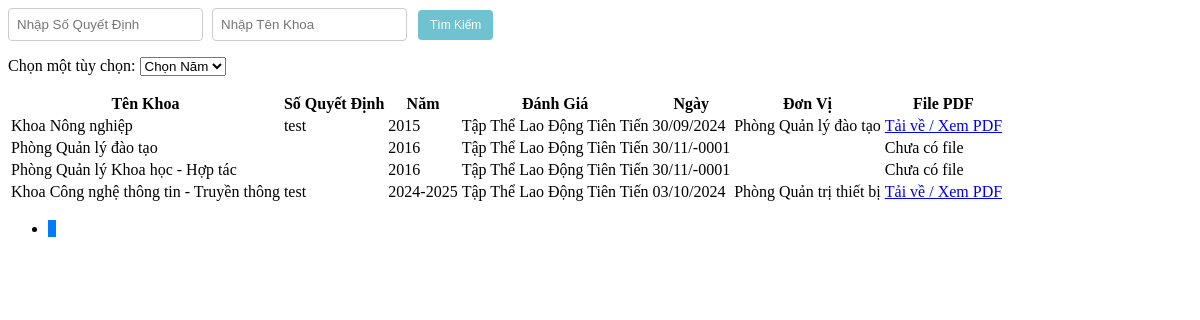
The app's page /Admin/danhgiaTTtientienview.php with its own data.
### tables this page shows
CREATE TABLE `danhgiatt` (
  `MaDGTT` int(20) NOT NULL,
  `MaKhoa` int(20) NOT NULL,
  `SoQD` varchar(100) NOT NULL,
  `Manam` int(20) NOT NULL,
  `DanhGia` varchar(50) NOT NULL DEFAULT 'Chờ Đánh Giá',
  `Ngay` date NOT NULL,
  `DonVi` varchar(30) NOT NULL,
  `FilePDF` varchar(50) DEFAULT NULL
);

CREATE TABLE `khoa` (
  `MaKhoa` int(20) NOT NULL,
  `TenKhoa` varchar(50) NOT NULL,
  `MoTa` varchar(100) NOT NULL
);

CREATE TABLE `nam` (
  `Manam` int(20) NOT NULL,
  `Nam` varchar(20) NOT NULL
);

### Admin/danhgiaTT.php (called while the page is built, shortened)
<?php
include('./Khoa.php');
include('./nam.php');
class DanhgiaTT {
    public static function layTongSoDanhGiaTT($conn) {
        $sql = "SELECT COUNT(*) FROM danhgiatt WHERE DanhGia IN ('Tập Thể Lao Động Tiên Tiến')";
        $result = $conn->query($sql);
        $row = $result->fetch_row();
        return $row[0];
    }
    public static function layDanhGiaTTPhanTrang($conn, $startFrom, $recordsPerPage) {
        $sql = "SELECT * FROM danhgiatt WHERE DanhGia IN ('Tập Thể Lao Động Tiên Tiến') ORDER BY Manam ASC LIMIT $startFrom, $recordsPerPage";
        $result = $conn->query($sql);
        $danhgiattList = array();
        if ($result->num_rows > 0) {
            while($row = $result->fetch_assoc()) {
                $khoa_obj = Khoa::layKhoa($conn, $row["MaKhoa"]);
                $nam_obj = Nam::laynam($conn, $row["Manam"]);
                $danhgiatt_obj = new DanhgiaTT();
                $danhgiatt_obj->MaDGTT = $row["MaDGTT"];
                $danhgiatt_obj->MaKhoa = $khoa_obj->TenKhoa;
                $danhgiatt_obj->SoQD = $row["SoQD"];
                $danhgiatt_obj->Manam = $nam_obj->Nam;
                $danhgiatt_obj->DanhGia = $row["DanhGia"];
                $danhgiatt_obj->Ngay = $row["Ngay"];
                $danhgiatt_obj->DonVi = $row["DonVi"];
                $danhgiatt_obj->FilePDF = $row["FilePDF"];
                $danhgiattList[] = $danhgiatt_obj;
            }
        }
        return $danhgiattList;
    }
}
?>

### Admin/Khoa.php (called while the page is built, shortened)
<?php
class Khoa {
    public static function layKhoa($conn, $id) {
        $sql = "SELECT * FROM Khoa WHERE MaKhoa = $id";
        $result = mysqli_query($conn, $sql);
        $Khoa = new Khoa();
        if ($row = mysqli_fetch_assoc($result)) {
            $Khoa->MaKhoa = $row['MaKhoa'];
            $Khoa->TenKhoa = $row['TenKhoa'];
            $Khoa->MoTa = $row["MoTa"];
        }
        return $Khoa;
    }
}
?>

### Admin/nam.php (called while the page is built, shortened)
<?php
    class Nam {
        public static function laynam($conn, $id) {
            $sql = "SELECT * FROM nam WHERE Manam = $id";
            $result = mysqli_query($conn, $sql);
            $nam = new Nam();
            $row = mysqli_fetch_assoc($result);
            $nam->Manam = $row['Manam'];
            $nam->Nam = $row['Nam'];
            return $nam;
        }
    }
?>

### Admin/danhgiaTTtientienview.php (the view, shortened to what this page needs)
<?php
include('./danhgiaTT.php');
$recordsPerPage = 10;
$currentPage = isset($_GET['page']) ? (int)$_GET['page'] : 1;
$startFrom = ($currentPage - 1) * $recordsPerPage;
$totalRecords = DanhgiaTT::layTongSoDanhGiaTT($conn);
$totalPages = ceil($totalRecords / $recordsPerPage);
$data = DanhgiaTT::layDanhGiaTTPhanTrang($conn, $startFrom, $recordsPerPage);
$awardMap = array(
    'Tập Thể Lạo Động Tiên Tiến' => 'Tập Thể Lạo Động Tiên Tiến',
);
?>
<div class="search-box">
    <input type="text" id="searchSoQD" placeholder="Nhập Số Quyết Định" />
    <input type="text" id="searchTenKhoa" placeholder="Nhập Tên Khoa" />
    <button class="btn btn-custom btn-custom-primary" onclick="searchData()">Tìm Kiếm</button>
</div>
<div class="combobox">
    <label for="options">Chọn một tùy chọn:</label>
    <select name="options" id="options" onchange="fetchAndDisplayDanhGia(this.value)">
        <option value="">Chọn Năm</option>
    </select>
</div>
<table class="table table-bordered">
    <thead>
        <tr>
            <th>Tên Khoa</th>
            <th>Số Quyết Định</th>
            <th>Năm</th>
            <th>Đánh Giá</th>
            <th>Ngày</th>
            <th>Đơn Vị</th>
            <th>File PDF</th>
        </tr>
    </thead>
    <tbody id="danhgiatt-table-body">
        <?php
        foreach ($data as $item) {
            $danhGia = isset($awardMap[$item->DanhGia]) ? $awardMap[$item->DanhGia] : $item->DanhGia;
        ?>
            <tr>
                <td scope="row"><?php echo htmlspecialchars($item->MaKhoa) ; ?></td>
                <td><?php echo htmlspecialchars($item->SoQD ?? "Cần Thêm Số Quyết Đinh Cho $item->MaKhoa");?></td>
                <td><?php echo htmlspecialchars($item->Manam ?? "Cần Thêm Năm Cho $item->MaKhoa"); ?></td>
                <td><?php echo htmlspecialchars($danhGia);?></td>
                <td><?php echo date_format(date_create($item->Ngay), "d/m/Y");?></td>
                <td><?php echo htmlspecialchars($item->DonVi); ?></td>
                <td>
                    <?php if ($item->FilePDF): ?>
                        <a href="./<?php echo htmlspecialchars($item->FilePDF); ?>" target="_blank">
                            Tải về / Xem PDF
                        </a>
                    <?php else: ?>
                        Chưa có file
                    <?php endif; ?>
                </td>
            </tr>
        <?php
        }
        ?>
    </tbody>
</table>
<nav aria-label="Page navigation">
    <ul class="pagination">
        <?php for ($i = 1; $i <= $totalPages; $i++): ?>
            <li class="page-item <?php echo $i == $currentPage ? 'active' : ''; ?>">
                <a class="page-link" href="?p=danhgiaTTtientienview&page=<?php echo $i; ?>"><?php echo $i; ?></a>
            </li>
        <?php endfor; ?>
    </ul>
</nav>

### Admin/danhgiaTTtientienview.php (style rules this page uses)
.pagination { background-color: transparent; border: none; box-shadow: none; }
.page-item { background-color: transparent; border: none; box-shadow: none; }
.page-link { background-color: transparent; border: none; box-shadow: none; color: #007bff; }
.page-item.active .page-link { background-color: #007bff; border-color: #007bff; }
.btn-custom { background-color: #6fc3d0; border: none; color: white; padding: 9px 10px; font-size: 12px; margin: 2px; cursor: pointer; border-radius: 4px; transition: background-color 0.3s ease, transform 0.3s ease; }
.btn-custom-primary { background-color: #6fc3d0; }
.search-box { margin-bottom: 15px; }
.search-box input { padding: 8px; margin-right: 5px; border-radius: 4px; border: 1px solid #ccc; }
.search-box button { padding: 8px 12px; }

### records on screen
danhgiatt: MaKhoa.TenKhoa "Khoa Nông nghiệp", SoQD "test", Manam.Nam "2015", DanhGia "Tập Thể Lao Động Tiên Tiến", Ngay "30/09/2024", DonVi "Phòng Quản lý đào tạo"
danhgiatt: MaKhoa.TenKhoa "Phòng Quản lý đào tạo", Manam.Nam "2016", DanhGia "Tập Thể Lao Động Tiên Tiến", Ngay "30/11/-0001", shows "Chưa có file"
danhgiatt: MaKhoa.TenKhoa "Phòng Quản lý Khoa học - Hợp tác", Manam.Nam "2016", DanhGia "Tập Thể Lao Động Tiên Tiến", Ngay "30/11/-0001", shows "Chưa có file"
danhgiatt: MaKhoa.TenKhoa "Khoa Công nghệ thông tin - Truyền thông", SoQD "test", Manam.Nam "2024-2025", DanhGia "Tập Thể Lao Động Tiên Tiến", Ngay "03/10/2024", DonVi "Phòng Quản trị thiết bị"
